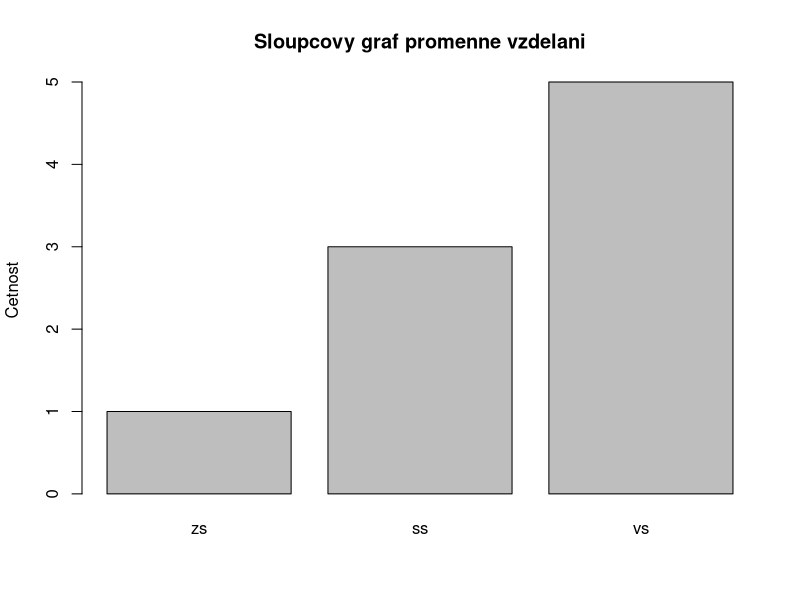
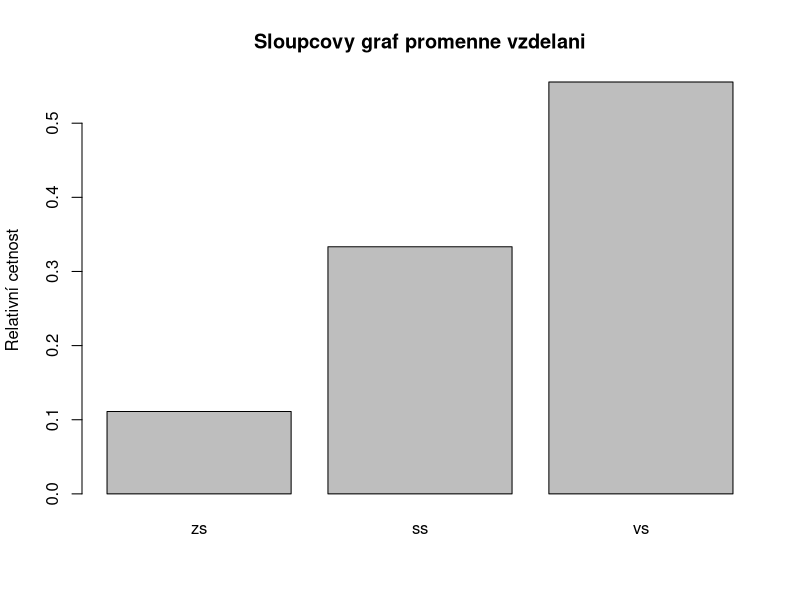
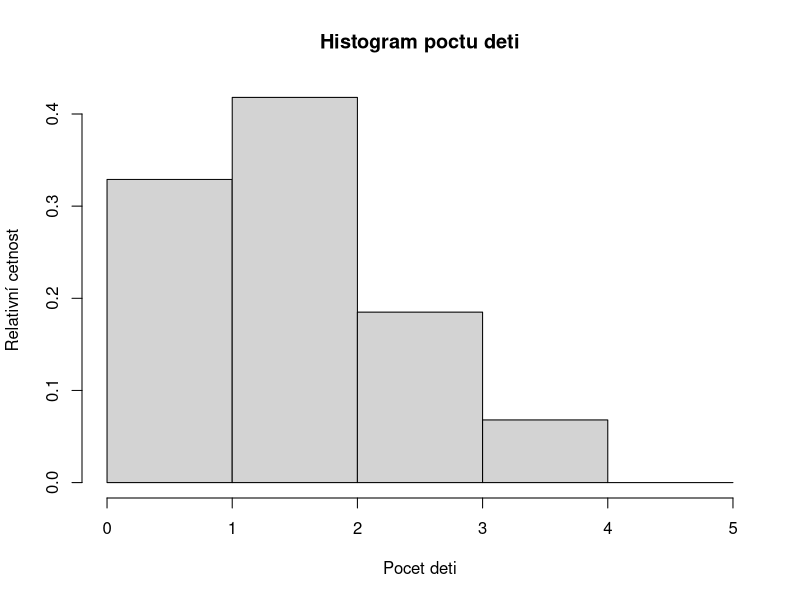
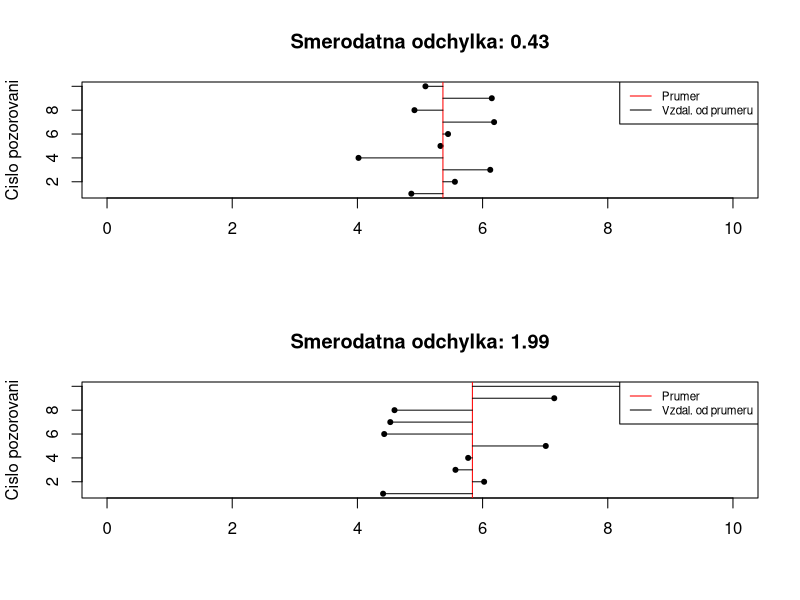

Reproduce these figures in R, in order.
## ---- chunk 1
knitr::opts_chunk$set(echo = TRUE)
set.seed(1)
## ---- chunk 2
barvy <- c("cervena", "stribrna", "zelena", "zluta", "bila")
barvy_aut <- sample(barvy, size = 100, replace = TRUE)
# vytvorime tabulku relativnich cetnosti
tabulka <- table(barvy_aut)
print(tabulka)
# vratime nazev kategorie, ktera se vyskytuje nejcasteji
names(tabulka)[which.max(tabulka)]
## ---- chunk 3
modus <- function(x) {
  t <- table(x)
  return (names(t)[which.max(t)])
}
## ---- chunk 4
vzdelani <- c("zs", "ss", "vs")
vzdelani_vyber <- sample(vzdelani, size = 9, replace = TRUE)

#udelame z character faktor (abychom mohli mit serazene hodnoty)
vzdelani_vyber <- factor(x = vzdelani_vyber, levels = vzdelani)
vzdelani_vyber <- sort(vzdelani_vyber)
print(paste0("Typ promenne, po prevedeni na factor: ", class(vzdelani_vyber)))
print(vzdelani_vyber)

# vypocitame median
n <- 9
indx <- (n + 1) / 2
median_vzdelani <- sort(vzdelani_vyber)[indx]

print(paste0("Median vzdelani je: ", median_vzdelani))
## ---- chunk 5
print(paste0("Modus promenne je: ", modus(vzdelani_vyber)))
## ---- chunk 6
#absolutni cetnost
absolutni_cetnost <- table(vzdelani_vyber)
#relativni cetnost
relativni_cetnost <- table(vzdelani_vyber) / length(vzdelani_vyber)
relativni_cetnost
## ---- chunk 7
barplot(table(vzdelani_vyber), 
        main = "Sloupcovy graf promenne vzdelani", 
        ylab = "Cetnost")
barplot(table(vzdelani_vyber) / length(vzdelani_vyber), 
        main = "Sloupcovy graf promenne vzdelani", 
        ylab = "Relativní cetnost")
## ---- chunk 8
rodiny <- c(2,2,2,2,2,1,1,1,3,3,4,0)
pocet_deti <- sample(rodiny, size = 1000, replace = TRUE)

prumer <- sum(pocet_deti) / length(pocet_deti)
print(paste0("Prumer promenne pocet deti je :", prumer))
## ---- chunk 9
print(paste0("Prumer pomoci funkce mean :", mean(pocet_deti)))
## ---- chunk 10
print(paste0("Modus promenne pocet deti je: ", modus(pocet_deti)))
print(paste0("Media promenne pocet deti je: ", median(pocet_deti)))
## ---- chunk 11
print(table(pocet_deti))
## ---- chunk 12
w <- table(pocet_deti)
# prevedeme hodnoty 0,1,2,3,4 do numericke promenne, 
# abychom mohli nasobit a scitat
x_i <- as.numeric(names(table(pocet_deti)))

vazeny_prumer <- sum(w * x_i) / sum(w)
print(paste0("Vážený průměr je: ", vazeny_prumer))
## ---- chunk 13
hist(pocet_deti, breaks = c(0,1,2,3,4,5), probability = TRUE, 
     xlab = "Pocet deti", 
     ylab = "Relativní cetnost",
     main = "Histogram poctu deti")
## ---- chunk 14
vzdalenost_od_prumeru <- (pocet_deti - mean(pocet_deti))^2
rozptyl <- sum(vzdalenost_od_prumeru) / length(pocet_deti)
smerodatna_odchylka <- sqrt(rozptyl)
print(paste0("Rozptyl je:", rozptyl))
print(paste0("Smerodatna odchylka je:", smerodatna_odchylka))
## ---- chunk 15
print(paste0("Rozptyl pomoci funkce var je:", var(pocet_deti)))
print(paste0("Smerodatna odchylka pomoci funkce sd je:", sd(pocet_deti)))
## ---- chunk 16
par(mfrow = c(2,1))
x <- rnorm(10, 5, sd = 1)

prumer <- mean(x)
n <- seq(1, length(x)) 
smerodatna_odchylka <- sum((x - mean(x))^2) / (length(x))

plot(x, n, 
     main = paste0("Smerodatna odchylka: ", round(smerodatna_odchylka, 2)),
     xlim = c(0,10), 
     xlab = "", ylab = "Cislo pozorovani", pch = 20)
abline(v = prumer, col = "red")
for(i in n) {
	lines(c(prumer, x[i]), c(i,i), col = "black")
}
legend("topright", 
        legend = c("Prumer", "Vzdal. od prumeru"), 
       col = c("red", "black"), 
       lty = c(1,1), cex = 0.7)

x2 <- rnorm(10,5, sd = 2)
prumer <- mean(x2)
n <- seq(1, length(x2)) 
smerodatna_odchylka <- sum((x2 - mean(x2))^2) / (length(x))

plot(x2, n, 
     main = paste0("Smerodatna odchylka: ", round(smerodatna_odchylka, 2)),
     xlim = c(0,10), 
     xlab = "", ylab = "Cislo pozorovani", pch = 20)
abline(v = prumer, col = "red")
for(i in n) {
	lines(c(prumer, x2[i]), c(i,i), col = "black")
}
legend("topright", 
       legend = c("Prumer", "Vzdal. od prumeru"), 
       col = c("red", "black"), 
       lty = c(1,1), cex = 0.7)
